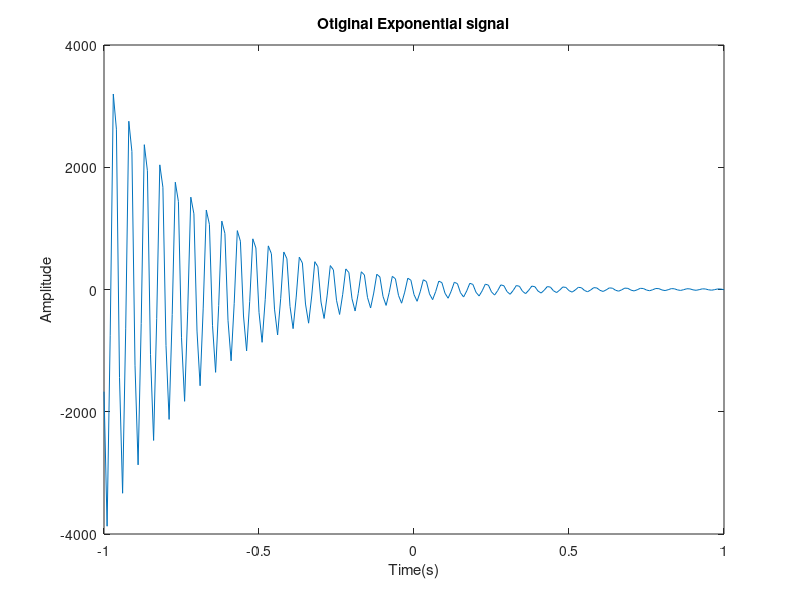
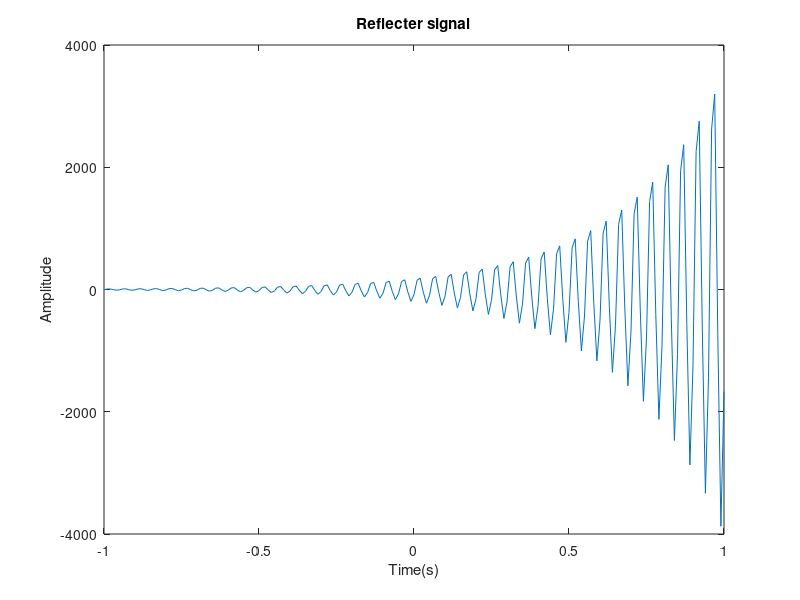
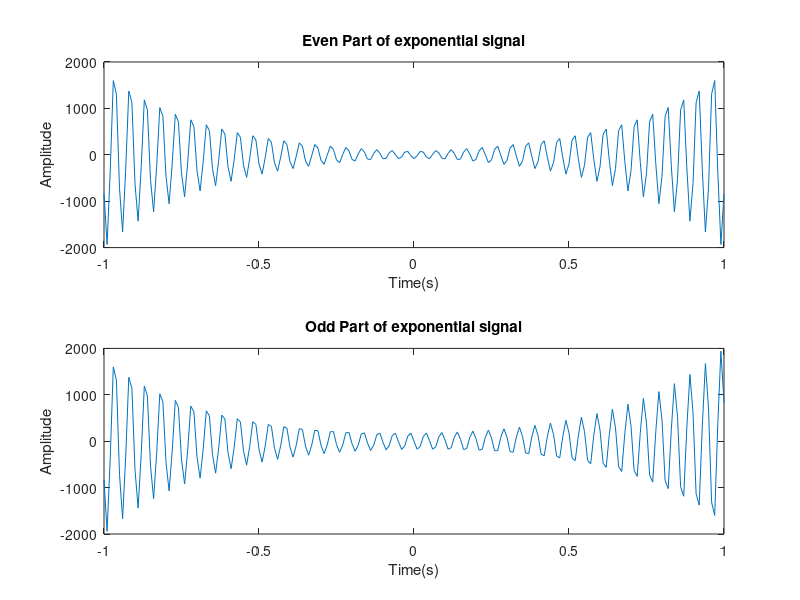
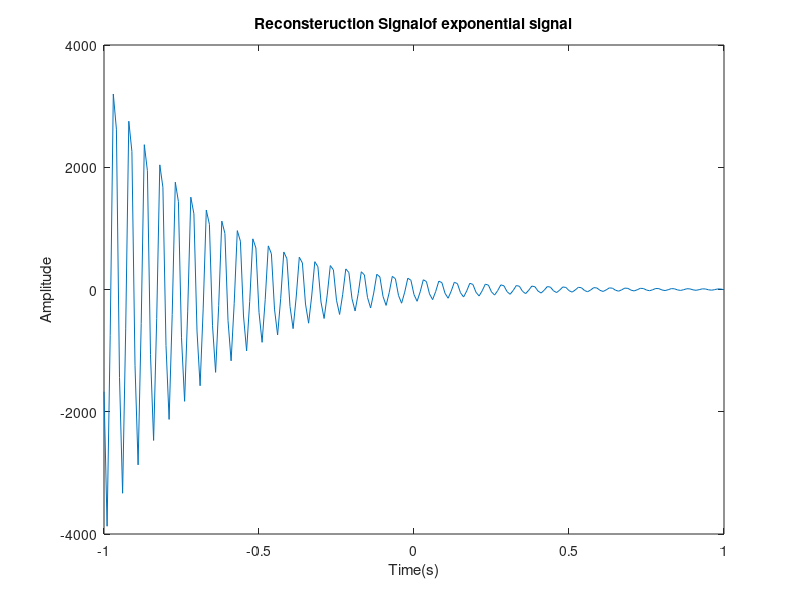

MATLAB code for these plots, in order:
A= 200;
alpha = -3; % for damping signal
f =20;
fs= 100;
T= 1/fs;
t = -1:T:1;
phi = 2;

% exponential damping cosin signal
x_original = A *exp(alpha * t) .* cos(2*pi*f*t +phi);

% reflected signal 
x_reflected = A * exp(alpha *(-t)) .* cos(2*pi*f*(-t) + phi);

%even part
x_even = (x_original + x_reflected)/2;

%odd part
x_odd = (x_original - x_reflected)/2;

% Reconstructiin Signal
x_reconstruction = (x_even + x_odd);

%figure the different sigs
figure;
plot(t,x_original);
title('Otiginal Exponential signal');
xlabel('Time(s)');
ylabel('Amplitude');

figure;
plot(t,x_reflected);
title('Reflecter signal');
xlabel('Time(s)');
ylabel('Amplitude');

figure;
subplot(2,1,1);
plot(t,x_even);
title('Even Part of exponential signal');
xlabel('Time(s)');
ylabel('Amplitude');

subplot(2,1,2);
plot(t,x_odd);
title('Odd Part of exponential signal');
xlabel('Time(s)');
ylabel('Amplitude');

figure;
plot(t,x_reconstruction);
title('Reconsteruction Signalof exponential signal');
xlabel('Time(s)');
ylabel('Amplitude');
